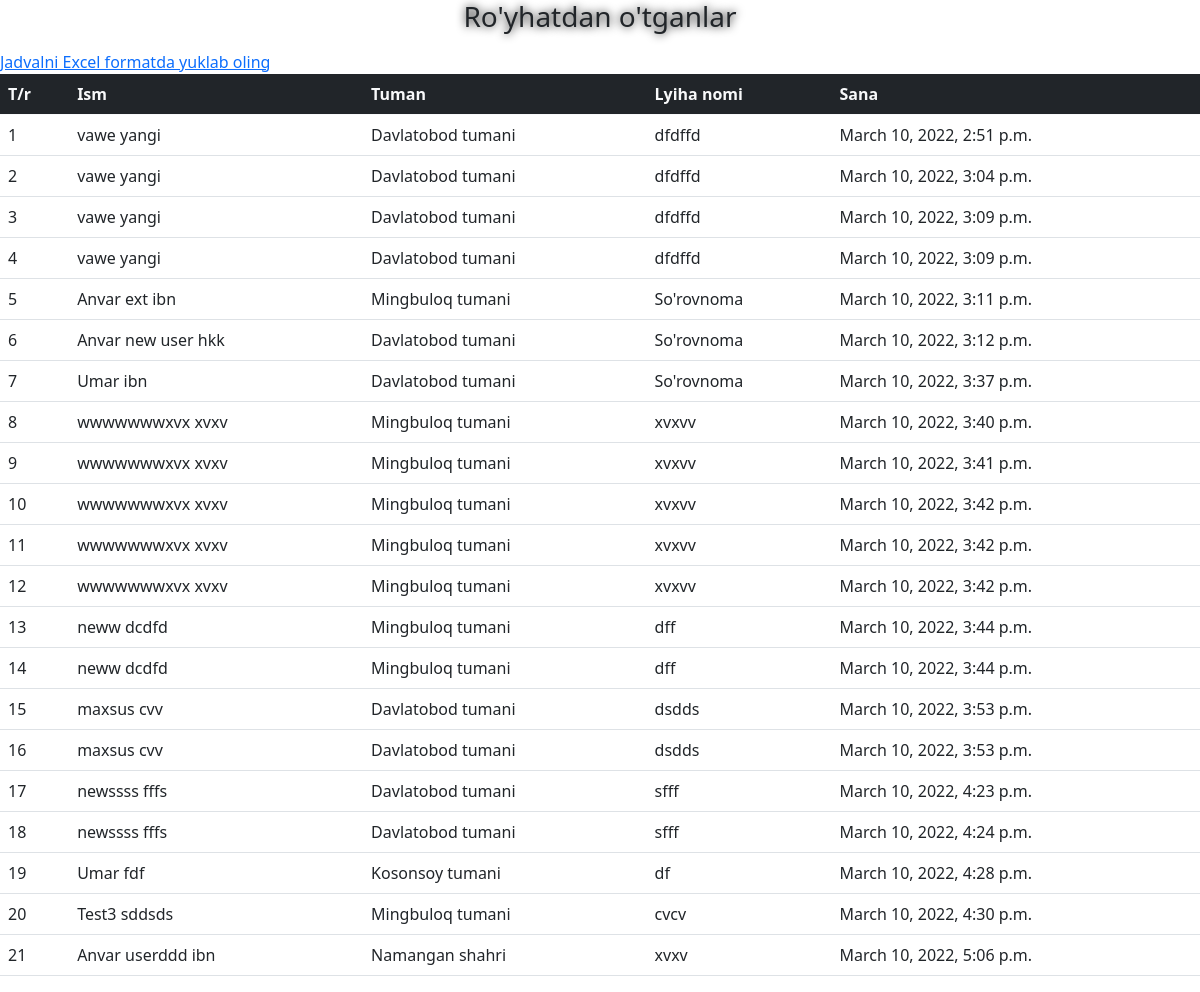
Page /all/ on the committed database.
### info/models.py (models this page shows, shortened)
class Info(models.Model):
	ism  = models.CharField(max_length = 100, verbose_name='Ism')
	familya  = models.CharField(max_length = 100, verbose_name='Familya')
	sharif  = models.CharField(max_length = 100, verbose_name='Sharif')
	jins = models.CharField(max_length=100, choices=JINS, verbose_name='Jins')
	tsana = models.DateField(auto_now_add=False, auto_now=False, verbose_name="Tug'ilgan sana")
	tuman = models.CharField(max_length=100, choices=TUMAN, verbose_name='Tuman')
	manzil = models.CharField(max_length=250, verbose_name='Manzil')
	email = models.EmailField(max_length=100, verbose_name='Email')
	telefon = PhoneNumberField(verbose_name='Telefon raqam')
	passport = models.CharField(max_length=15, verbose_name='Passport seria raqami')
	rasm = models.ImageField(upload_to='passport_rasmi/%Y/%m/%d/', verbose_name='Passport rasmi')
	iib = models.CharField(max_length=250, verbose_name='Passport bergan IIB')
	pass_time = models.DateField(auto_now_add=False, auto_now=False, verbose_name='Passport berilgan sana')
	anketa = models.FileField(upload_to='anketa/%Y/%m/%d/', verbose_name='Anketa')
	taqdimot_pdf = models.FileField(upload_to='taqdimot_pdf/%Y/%m/%d/', verbose_name='Taaqdimot')
	loyiha_nomi = models.CharField(max_length=150, verbose_name='Loyiha nomi')
	faloliyat_turi = models.CharField(max_length=100, choices=LOYIHA, verbose_name='Faoliyat turi')
	st_mazmun = models.CharField(max_length=250, verbose_name='Start up mazmuni')
	st_ahamiyat = models.CharField(max_length=250, verbose_name='Start up ahamiyati')
	st_dolzarb  = models.CharField(max_length=250, verbose_name='Start up dolzarbligi')
	yangi_ishchi = models.CharField(max_length=100, verbose_name='Yangi ishchi')
	mijozlar = models.CharField(max_length=250, verbose_name='Mijozlar')
	raqobatchilar = models.CharField(max_length=100, choices=RAQOBATCHILAR , verbose_name='Raqobatchilar')
	mablag = models.CharField(max_length=100, verbose_name='Mablag')
	st_natija = models.CharField(max_length=300, verbose_name='Start updan kozlangan  natija')
	malumot = models.TextField(null=True, blank=True, verbose_name="Qo'shimcha malumot")
	natija = models.CharField(max_length=100, choices=NATIJA, default='yoq', verbose_name='Start upning yakuniy natijasi')
	created = models.DateTimeField(auto_now_add=True)

### info/views.py (the view, shortened to what this page needs)
# urls.py: path('all/', ResultView.as_view(), name='all_people'),
class ResultView(ListView):
    template_name =  "result.html"
    queryset = Info.objects.all()
    context_object_name = "results"

### template/result.html (shortened to what this page needs)
{% load static %}
<!DOCTYPE html>
<html lang="en">
  <head>
    <link rel="stylesheet" href="https://cdnjs.cloudflare.com/ajax/libs/twitter-bootstrap/5.0.1/css/bootstrap.min.css"/>
    <link rel="stylesheet" href="https://cdn.datatables.net/1.11.5/css/dataTables.bootstrap5.min.css" />
    <link rel="stylesheet" href="{% static 'table.css' %}" />
  </head>
  <body>
    <section class=" ">
        <h3 class="pb-2" style="text-shadow: 0px 0px 10px black;
        text-align: center;
        text-decoration-color: black;">Ro'yhatdan o'tganlar</h3>
        <a style="text-align: center;" href="{% url 'exel' %}">Jadvalni Excel formatda yuklab oling</a>
        <div class="table-responsive" id="no-more-tables">
            <table class="table bg-white">
                <thead class="bg-dark text-light">
                    <tr>
                        <th>T/r</th>
                        <th>Ism</th>
                        <th>Tuman</th>
                        <th>Lyiha nomi</th>
                        <th>Sana</th>
                    </tr>
                </thead>
                <tbody>
                  {% for result in results %}
                    <tr>
                        <td data-title="T/r">{{ forloop.counter }}</td>
                        <td data-title="Ism">{{ result.ism }} {{ result.familya }}</td>
                        <td data-title="Tuman">{{ result.get_tuman_display }}</td>
                        <td data-title="Loyiha nomi">{{ result.loyiha_nomi }}</td>
                        <td data-title="Loyiha nomi">{{ result.created }}</td>
                    </tr>
                  {% endfor %}
                </tbody>
            </table>
        </div>
    </section>
  </body>
</html>

### static/table.css (style rules this page uses)
body { height: 100vh; overflow-y: auto; background-repeat: no-repeat; }

### rows in the picture
Info: ism "vawe", familya "yangi", tuman "Davlatobod tumani", loyiha_nomi "dfdffd", created "March 10, 2022, 2:51 p.m."
Info: ism "vawe", familya "yangi", tuman "Davlatobod tumani", loyiha_nomi "dfdffd", created "March 10, 2022, 3:04 p.m."
Info: ism "vawe", familya "yangi", tuman "Davlatobod tumani", loyiha_nomi "dfdffd", created "March 10, 2022, 3:09 p.m."
Info: ism "vawe", familya "yangi", tuman "Davlatobod tumani", loyiha_nomi "dfdffd", created "March 10, 2022, 3:09 p.m."
Info: ism "Anvar ext", familya "ibn", tuman "Mingbuloq tumani", loyiha_nomi "So'rovnoma", created "March 10, 2022, 3:11 p.m."
Info: ism "Anvar new user", familya "hkk", tuman "Davlatobod tumani", loyiha_nomi "So'rovnoma", created "March 10, 2022, 3:12 p.m."
Info: ism "Umar", familya "ibn", tuman "Davlatobod tumani", loyiha_nomi "So'rovnoma", created "March 10, 2022, 3:37 p.m."
Info: ism "wwwwwwwxvx", familya "xvxv", tuman "Mingbuloq tumani", loyiha_nomi "xvxvv", created "March 10, 2022, 3:40 p.m."
Info: ism "wwwwwwwxvx", familya "xvxv", tuman "Mingbuloq tumani", loyiha_nomi "xvxvv", created "March 10, 2022, 3:41 p.m."
Info: ism "wwwwwwwxvx", familya "xvxv", tuman "Mingbuloq tumani", loyiha_nomi "xvxvv", created "March 10, 2022, 3:42 p.m."
Info: ism "wwwwwwwxvx", familya "xvxv", tuman "Mingbuloq tumani", loyiha_nomi "xvxvv", created "March 10, 2022, 3:42 p.m."
Info: ism "wwwwwwwxvx", familya "xvxv", tuman "Mingbuloq tumani", loyiha_nomi "xvxvv", created "March 10, 2022, 3:42 p.m."
Info: ism "neww", familya "dcdfd", tuman "Mingbuloq tumani", loyiha_nomi "dff", created "March 10, 2022, 3:44 p.m."
Info: ism "neww", familya "dcdfd", tuman "Mingbuloq tumani", loyiha_nomi "dff", created "March 10, 2022, 3:44 p.m."
Info: ism "maxsus", familya "cvv", tuman "Davlatobod tumani", loyiha_nomi "dsdds", created "March 10, 2022, 3:53 p.m."
Info: ism "maxsus", familya "cvv", tuman "Davlatobod tumani", loyiha_nomi "dsdds", created "March 10, 2022, 3:53 p.m."
Info: ism "newssss", familya "fffs", tuman "Davlatobod tumani", loyiha_nomi "sfff", created "March 10, 2022, 4:23 p.m."
Info: ism "newssss", familya "fffs", tuman "Davlatobod tumani", loyiha_nomi "sfff", created "March 10, 2022, 4:24 p.m."
Info: ism "Umar", familya "fdf", tuman "Kosonsoy tumani", loyiha_nomi "df", created "March 10, 2022, 4:28 p.m."
Info: ism "Test3", familya "sddsds", tuman "Mingbuloq tumani", loyiha_nomi "cvcv", created "March 10, 2022, 4:30 p.m."
Info: ism "Anvar userddd", familya "ibn", tuman "Namangan shahri", loyiha_nomi "xvxv", created "March 10, 2022, 5:06 p.m."
